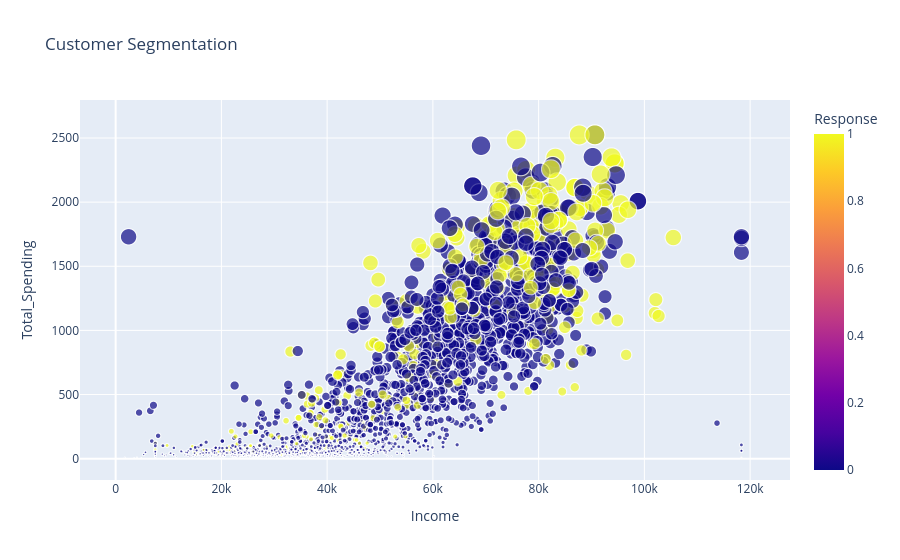

Notebook source saved alongside this figure:
### Markdown cell above
### Analysis Breakdown: Campaign Response

**Insights**

  * **Low Conversion Rate:** The campaign response  chart shows a **15% acceptance rate**, indicating that while a core group is engaged, the vast majority (85%) of the current audience remains unresponsive to standard marketing prompts.
  * **Segmented Success:** Combined with your segmentation scatter plot, it is clear that the 15% who responded are primarily **high-income, high-spending individuals**, suggesting the campaign resonated with premium buyers rather than the general mass market.

**Business Interpretations & Solutions**

  * **Targeting Refinement:** Stop "blanket" marketing to the 85% non-responsive group to save costs; instead, use **predictive lookalike modeling** to find more customers who match the profile of the 15% successful converters.
  * **Offer Personalization:** Since the current campaign failed for the majority, test **lower-barrier entry offers** (like discounts on smaller quantities) for the mid-to-low income segments who were likely alienated by high-ticket campaign items.

### Code cell
fig = px.scatter(df, x="Income", y="Total_Spending",
                 size="Total_Spending",
                 color="Response",
                 hover_data=['Age'],
                 title="Customer Segmentation")
fig.show()

### Figure 1 — Plotly figure (JSON) as saved in the notebook; plotly's stock layout.template omitted (floating-point values rounded to 4 significant figures; data arrays with more than 128 entries replaced by an {"elided": "..."} marker saying what was removed)
{"data": [{"customdata": {"elided": "2213x1 int values"}, "hovertemplate": "Income=%{x}<br>Total_Spending=%{marker.size}<br>Age=%{customdata[0]}<br>Response=%{marker.color}<extra></extra>", "legendgroup": "", "marker": {"color": {"elided": "2213 int values"}, "coloraxis": "coloraxis", "size": {"elided": "2213 int values"}, "sizemode": "area", "sizeref": 6.312, "symbol": "circle"}, "mode": "markers", "name": "", "showlegend": false, "type": "scattergl", "x": {"elided": "2213 float values"}, "xaxis": "x", "y": {"elided": "2213 int values"}, "yaxis": "y"}], "layout": {"coloraxis": {"colorbar": {"title": {"text": "Response"}}, "colorscale": [[0, "#0d0887"], [0.1111, "#46039f"], [0.2222, "#7201a8"], [0.3333, "#9c179e"], [0.4444, "#bd3786"], [0.5556, "#d8576b"], [0.6667, "#ed7953"], [0.7778, "#fb9f3a"], [0.8889, "#fdca26"], [1, "#f0f921"]]}, "legend": {"itemsizing": "constant", "tracegroupgap": 0}, "title": {"text": "Customer Segmentation"}, "xaxis": {"anchor": "y", "domain": [0, 1], "title": {"text": "Income"}}, "yaxis": {"anchor": "x", "domain": [0, 1], "title": {"text": "Total_Spending"}}}}
